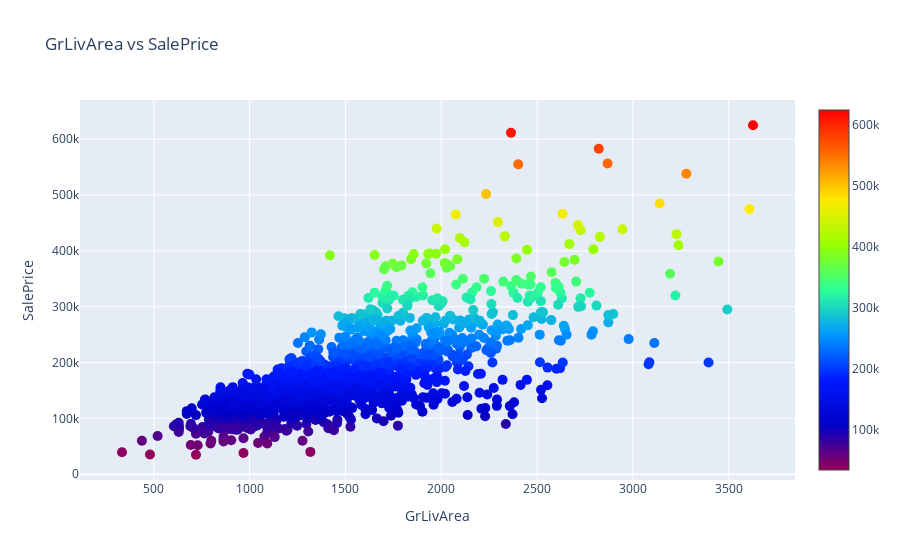

Notebook code for this chart:
### Code cell
'''Plot the sactter plot again of GrLivArea vs SalePrice to see if outliers are gone.'''
scatter_plot(train.GrLivArea, train.SalePrice, 'GrLivArea vs SalePrice', 'GrLivArea', 'SalePrice', 10, 'Rainbow')

### Figure 1 — Plotly figure (JSON) as saved in the notebook; plotly's stock layout.template omitted (floating-point values rounded to 4 significant figures; data arrays with more than 128 entries replaced by an {"elided": "..."} marker saying what was removed)
{"data": [{"marker": {"color": {"elided": "1456 int values"}, "colorscale": [[0, "rgb(150,0,90)"], [0.125, "rgb(0,0,200)"], [0.25, "rgb(0,25,255)"], [0.375, "rgb(0,152,255)"], [0.5, "rgb(44,255,150)"], [0.625, "rgb(151,255,0)"], [0.75, "rgb(255,234,0)"], [0.875, "rgb(255,111,0)"], [1, "rgb(255,0,0)"]], "showscale": true, "size": 10}, "mode": "markers", "type": "scatter", "x": {"elided": "1456 int values"}, "y": {"elided": "1456 int values"}}], "layout": {"hovermode": "closest", "title": {"text": "GrLivArea vs SalePrice"}, "xaxis": {"title": {"text": "GrLivArea"}}, "yaxis": {"title": {"text": "SalePrice"}}}}
